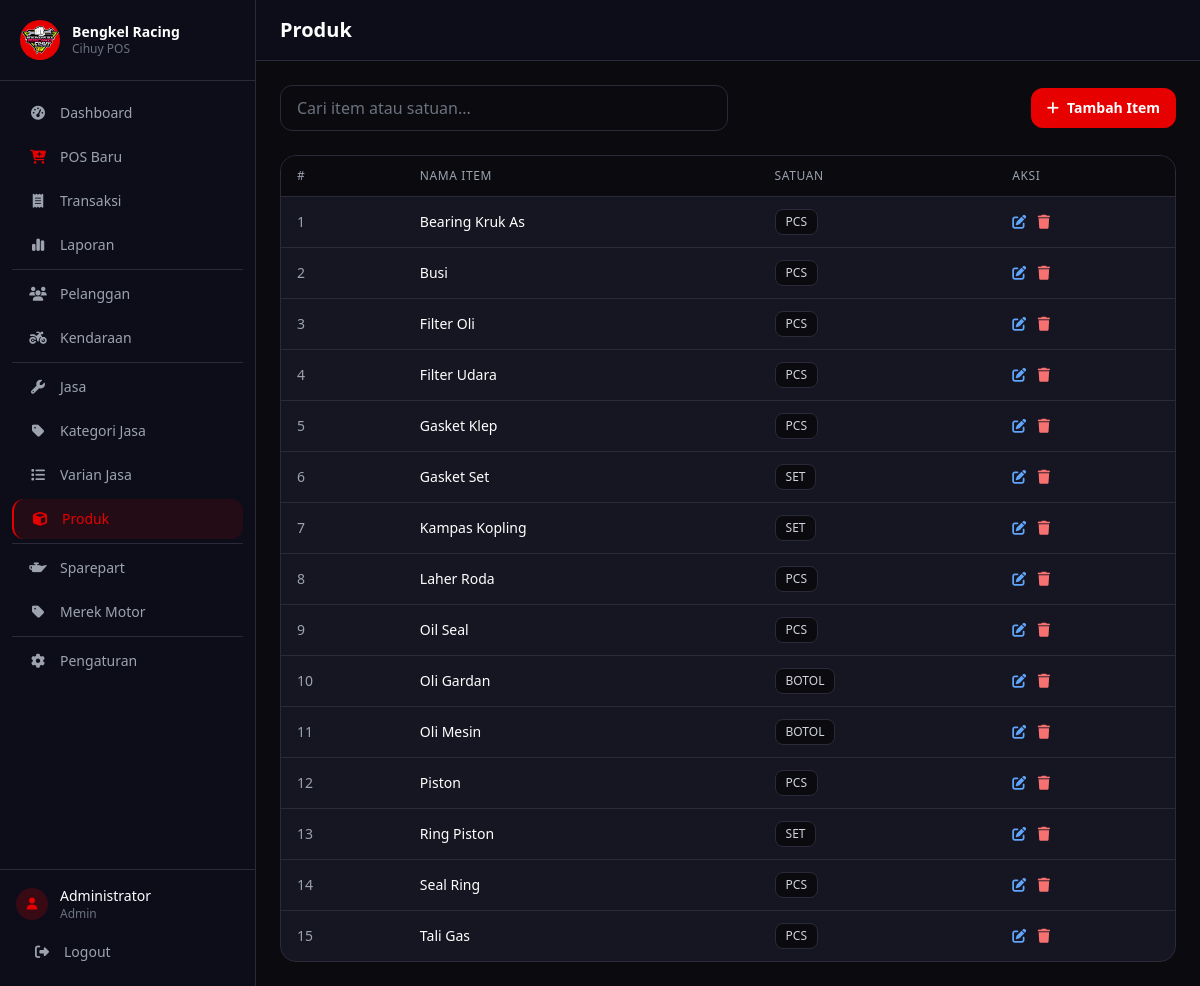
The app's page /pages/master_item/index.php (signed in) with its own data.
### tables this page shows
CREATE TABLE master_item (
    id INT AUTO_INCREMENT PRIMARY KEY,
    nama_item VARCHAR(200) NOT NULL,
    satuan VARCHAR(50) DEFAULT 'pcs'
);

### pages/master_item/index.php (the view, shortened to what this page needs)
<?php
require_once '../../config/database.php';
$search = $_GET['search'] ?? '';
$page = (int)($_GET['page'] ?? 1);
$limit = 20;
$offset = ($page - 1) * $limit;
$where = '';
$query = "SELECT * FROM master_item $where ORDER BY nama_item ASC LIMIT $limit OFFSET $offset";
$result = $conn->query($query);
include '../../layout/header.php';
include '../../layout/sidebar.php';
?>
<div class="flex-1 flex flex-col w-full min-w-0">
    <header class="bg-[#0d0d1a] border-b border-[#2a2a3a] px-4 md:px-6 py-4 pl-16 md:pl-6">
        <div class="flex items-center justify-between">
            <h2 class="text-xl font-bold text-white">Produk</h2>
        </div>
    </header>
    <main class="flex-1 p-4 md:p-6 overflow-y-auto">
        <div class="flex flex-col sm:flex-row items-stretch sm:items-center justify-between gap-3 mb-6">
            <form method="GET" class="w-full sm:max-w-md">
                <input type="text" name="search" placeholder="Cari item atau satuan..."
                       value="<?= htmlspecialchars($search) ?>"
                       class="w-full px-4 py-2.5 bg-[#0a0a0f] border border-[#2a2a3a] rounded-xl text-white placeholder-gray-500 focus:outline-none focus:border-[#e60000]">
            </form>
            <a href="tambah.php" class="w-full sm:w-auto text-center px-4 py-2.5 bg-[#e60000] hover:bg-[#ffd700] text-white text-sm font-semibold rounded-xl transition-colors">
                <i class="fas fa-plus mr-2"></i>Tambah Item
            </a>
        </div>
        <?php if ($result && $result->num_rows > 0): ?>
            <div class="bg-[#161622] rounded-2xl border border-[#2a2a3a] overflow-hidden">
                <div class="table-responsive">
                    <table class="table-custom w-full">
                        <thead>
                            <tr class="bg-[#0a0a0f]">
                                <th class="px-4 py-3 text-left text-xs font-medium text-gray-400 uppercase tracking-wider">#</th>
                                <th class="px-4 py-3 text-left text-xs font-medium text-gray-400 uppercase tracking-wider">Nama Item</th>
                                <th class="px-4 py-3 text-left text-xs font-medium text-gray-400 uppercase tracking-wider">Satuan</th>
                                <th class="px-4 py-3 text-left text-xs font-medium text-gray-400 uppercase tracking-wider">Aksi</th>
                            </tr>
                        </thead>
                        <tbody>
                            <?php $no = $offset + 1; while ($row = $result->fetch_assoc()): ?>
                                <tr class="border-t border-[#2a2a3a] hover:bg-white/[0.02]">
                                    <td class="px-4 py-3 text-sm text-gray-400"><?= $no++ ?></td>
                                    <td class="px-4 py-3 text-sm font-medium text-white"><?= htmlspecialchars($row['nama_item']) ?></td>
                                    <td class="px-4 py-3 text-sm">
                                        <span class="inline-flex px-2.5 py-1 bg-[#0a0a0f] rounded-lg text-gray-300 border border-[#2a2a3a] text-xs uppercase">
                                            <?= htmlspecialchars($row['satuan']) ?>
                                        </span>
                                    </td>
                                    <td class="px-4 py-3 text-sm">
                                        <a href="edit.php?id=<?= $row['id'] ?>" class="text-blue-400 hover:text-blue-300 mr-2" title="Edit">
                                            <i class="fas fa-edit"></i>
                                        </a>
                                        <a href="hapus.php?id=<?= $row['id'] ?>"
                                           class="text-red-400 hover:text-red-300"
                                           title="Hapus"
                                           onclick="return confirm('Yakin ingin menghapus item &quot;<?= htmlspecialchars($row['nama_item']) ?>&quot;?')">
                                            <i class="fas fa-trash"></i>
                                        </a>
                                    </td>
                                </tr>
                            <?php endwhile; ?>
                        </tbody>
                    </table>
                </div>
            </div>
        <?php endif; ?>
    </main>
</div>
<?php include '../../layout/footer.php'; ?>

### assets/css/style.css (style rules this page uses)
* { transition: background-color 0.2s, border-color 0.2s; }
.table-custom th { font-size: 0.75rem; text-transform: uppercase; letter-spacing: 0.05em; }
.table-responsive { overflow-x: auto; -webkit-overflow-scrolling: touch; }

### records on screen
master_item: nama_item "Bearing Kruk As", satuan "PCS"
master_item: nama_item "Busi", satuan "PCS"
master_item: nama_item "Filter Oli", satuan "PCS"
master_item: nama_item "Filter Udara", satuan "PCS"
master_item: nama_item "Gasket Klep", satuan "PCS"
master_item: nama_item "Gasket Set", satuan "SET"
master_item: nama_item "Kampas Kopling", satuan "SET"
master_item: nama_item "Laher Roda", satuan "PCS"
master_item: nama_item "Oil Seal", satuan "PCS"
master_item: nama_item "Oli Gardan", satuan "BOTOL"
master_item: nama_item "Oli Mesin", satuan "BOTOL"
master_item: nama_item "Piston", satuan "PCS"
master_item: nama_item "Ring Piston", satuan "SET"
master_item: nama_item "Seal Ring", satuan "PCS"
master_item: nama_item "Tali Gas", satuan "PCS"

### other values on screen
$item['label'] "Dashboard"
$item['label'] "POS Baru"
$item['label'] "Transaksi"
$item['label'] "Laporan"
$item['label'] "Pelanggan"
$item['label'] "Kendaraan"
$item['label'] "Jasa"
$item['label'] "Kategori Jasa"
$item['label'] "Varian Jasa"
$item['label'] "Produk"
$item['label'] "Sparepart"
$item['label'] "Merek Motor"
$item['label'] "Pengaturan"
$_SESSION['nama'] "Administrator"
$_SESSION['role'] "Admin"
